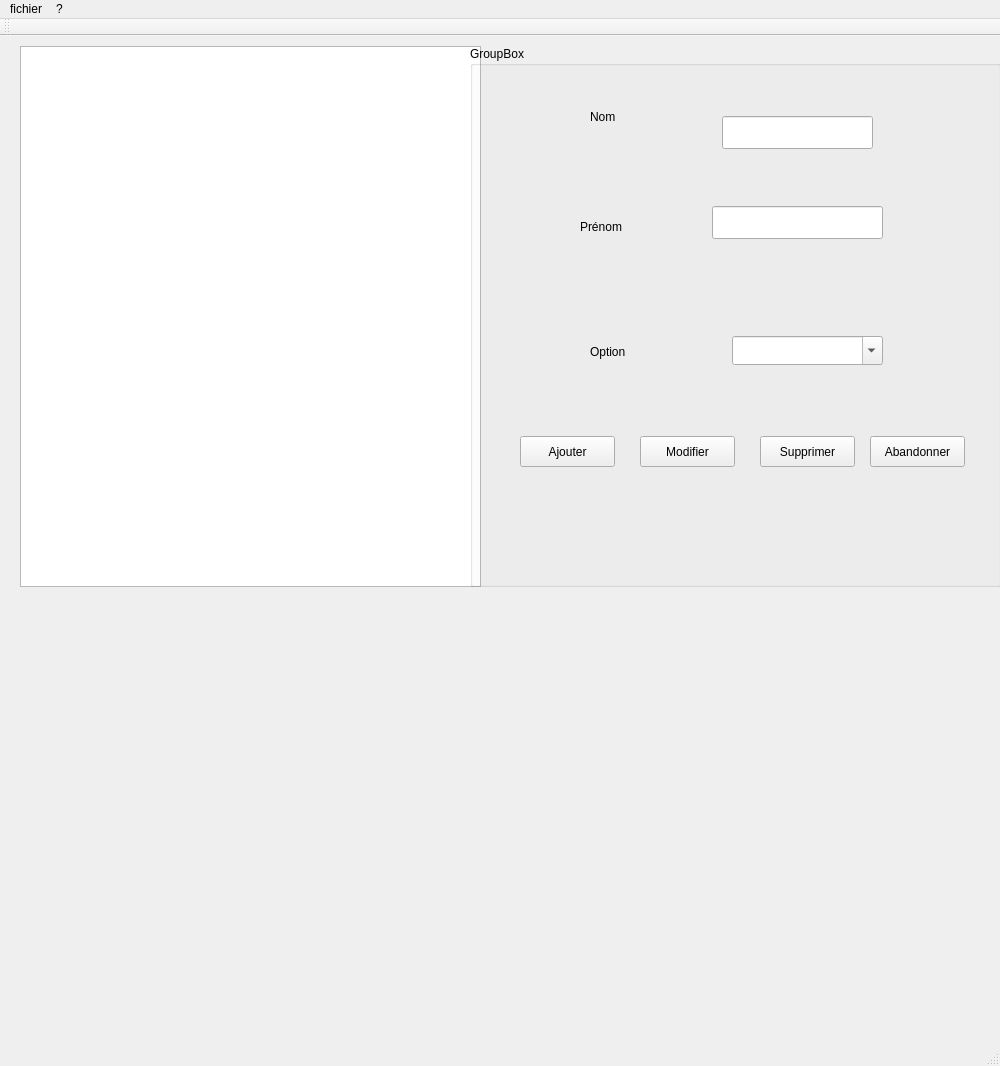
<?xml version="1.0" encoding="UTF-8"?>
<ui version="4.0">
 <class>MainWindow</class>
 <widget class="QMainWindow" name="MainWindow">
  <property name="geometry">
   <rect>
    <x>0</x>
    <y>0</y>
    <width>1000</width>
    <height>1066</height>
   </rect>
  </property>
  <property name="minimumSize">
   <size>
    <width>0</width>
    <height>0</height>
   </size>
  </property>
  <property name="maximumSize">
   <size>
    <width>1500</width>
    <height>1066</height>
   </size>
  </property>
  <property name="windowTitle">
   <string>Gestion des étudiants</string>
  </property>
  <property name="windowIcon">
   <iconset>
    <normaloff>../../etudiant.png</normaloff>../../etudiant.png</iconset>
  </property>
  <widget class="QWidget" name="centralWidget">
   <property name="minimumSize">
    <size>
     <width>1000</width>
     <height>1000</height>
    </size>
   </property>
   <property name="maximumSize">
    <size>
     <width>2000</width>
     <height>2000</height>
    </size>
   </property>
   <widget class="QTableWidget" name="tableWidgetEtudiant">
    <property name="geometry">
     <rect>
      <x>20</x>
      <y>10</y>
      <width>461</width>
      <height>541</height>
     </rect>
    </property>
    <property name="editTriggers">
     <set>QAbstractItemView::DoubleClicked</set>
    </property>
   </widget>
   <widget class="QGroupBox" name="groupBox">
    <property name="geometry">
     <rect>
      <x>470</x>
      <y>10</y>
      <width>531</width>
      <height>541</height>
     </rect>
    </property>
    <property name="title">
     <string>GroupBox</string>
    </property>
    <widget class="QLineEdit" name="lineEditNom">
     <property name="geometry">
      <rect>
       <x>252</x>
       <y>70</y>
       <width>151</width>
       <height>33</height>
      </rect>
     </property>
    </widget>
    <widget class="QLineEdit" name="lineEditPrenom">
     <property name="geometry">
      <rect>
       <x>242</x>
       <y>160</y>
       <width>171</width>
       <height>33</height>
      </rect>
     </property>
    </widget>
    <widget class="QComboBox" name="comboBoxOption">
     <property name="geometry">
      <rect>
       <x>262</x>
       <y>290</y>
       <width>151</width>
       <height>29</height>
      </rect>
     </property>
     <property name="editable">
      <bool>true</bool>
     </property>
    </widget>
    <widget class="QPushButton" name="pushButtonAbandonner">
     <property name="geometry">
      <rect>
       <x>400</x>
       <y>390</y>
       <width>95</width>
       <height>31</height>
      </rect>
     </property>
     <property name="text">
      <string>Abandonner</string>
     </property>
    </widget>
    <widget class="QPushButton" name="pushButtonSupprimer">
     <property name="geometry">
      <rect>
       <x>290</x>
       <y>390</y>
       <width>95</width>
       <height>31</height>
      </rect>
     </property>
     <property name="text">
      <string>Supprimer</string>
     </property>
    </widget>
    <widget class="QPushButton" name="pushButtonModifier">
     <property name="geometry">
      <rect>
       <x>170</x>
       <y>390</y>
       <width>95</width>
       <height>31</height>
      </rect>
     </property>
     <property name="text">
      <string>Modifier</string>
     </property>
    </widget>
    <widget class="QPushButton" name="pushButtonAjouter">
     <property name="geometry">
      <rect>
       <x>50</x>
       <y>390</y>
       <width>95</width>
       <height>31</height>
      </rect>
     </property>
     <property name="text">
      <string>Ajouter</string>
     </property>
    </widget>
    <widget class="QLabel" name="label">
     <property name="geometry">
      <rect>
       <x>120</x>
       <y>60</y>
       <width>66</width>
       <height>21</height>
      </rect>
     </property>
     <property name="text">
      <string>Nom</string>
     </property>
    </widget>
    <widget class="QLabel" name="label_2">
     <property name="geometry">
      <rect>
       <x>110</x>
       <y>170</y>
       <width>66</width>
       <height>21</height>
      </rect>
     </property>
     <property name="text">
      <string>Prénom</string>
     </property>
    </widget>
    <widget class="QLabel" name="label_3">
     <property name="geometry">
      <rect>
       <x>120</x>
       <y>290</y>
       <width>51</width>
       <height>31</height>
      </rect>
     </property>
     <property name="text">
      <string>Option</string>
     </property>
    </widget>
   </widget>
  </widget>
  <widget class="QMenuBar" name="menuBar">
   <property name="geometry">
    <rect>
     <x>0</x>
     <y>0</y>
     <width>1000</width>
     <height>27</height>
    </rect>
   </property>
   <widget class="QMenu" name="menuFichier">
    <property name="title">
     <string>fichier</string>
    </property>
    <addaction name="separator"/>
    <addaction name="actionQuiter"/>
   </widget>
   <widget class="QMenu" name="menu">
    <property name="title">
     <string>?</string>
    </property>
    <addaction name="actionAbout"/>
   </widget>
   <addaction name="menuFichier"/>
   <addaction name="menu"/>
  </widget>
  <widget class="QToolBar" name="mainToolBar">
   <attribute name="toolBarArea">
    <enum>TopToolBarArea</enum>
   </attribute>
   <attribute name="toolBarBreak">
    <bool>false</bool>
   </attribute>
  </widget>
  <widget class="QStatusBar" name="statusBar"/>
  <action name="actionQuiter">
   <property name="text">
    <string>&amp;quitter</string>
   </property>
  </action>
  <action name="actionAbout">
   <property name="text">
    <string>&amp;About</string>
   </property>
  </action>
 </widget>
 <layoutdefault spacing="6" margin="11"/>
 <tabstops>
  <tabstop>tableWidgetEtudiant</tabstop>
  <tabstop>lineEditNom</tabstop>
  <tabstop>lineEditPrenom</tabstop>
  <tabstop>comboBoxOption</tabstop>
  <tabstop>pushButtonAjouter</tabstop>
  <tabstop>pushButtonModifier</tabstop>
  <tabstop>pushButtonSupprimer</tabstop>
  <tabstop>pushButtonAbandonner</tabstop>
 </tabstops>
 <resources/>
 <connections/>
</ui>
